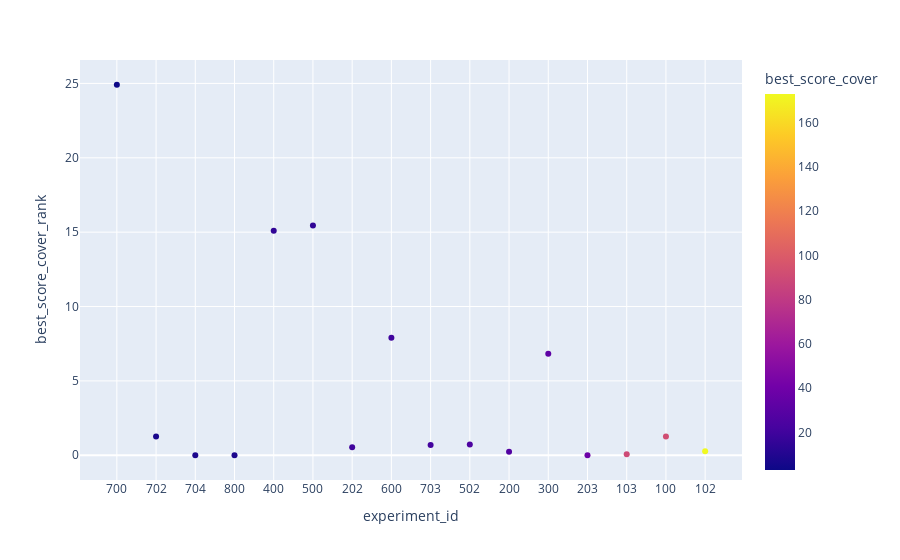

Source (notebook cell):
### Code cell
fig = px.scatter(coldPlayRanks, x="experiment_id", y="best_score_cover_rank", color='best_score_cover')
fig.show()

### Figure 1 — Plotly figure (JSON) as saved in the notebook; plotly's stock layout.template omitted (floating-point values rounded to 4 significant figures)
{"data": [{"hovertemplate": "experiment_id=%{x}<br>best_score_cover_rank=%{y}<br>best_score_cover=%{marker.color}<extra></extra>", "legendgroup": "", "marker": {"color": [3, 7, 8, 8, 15, 15, 20, 20, 21, 25, 27, 32, 38, 90, 92, 173], "coloraxis": "coloraxis", "symbol": "circle"}, "mode": "markers", "name": "", "orientation": "v", "showlegend": false, "type": "scatter", "x": ["700", "702", "704", "800", "400", "500", "202", "600", "703", "502", "200", "300", "203", "103", "100", "102"], "xaxis": "x", "y": [24.91, 1.27, 0.008706, 0.008706, 15.09, 15.44, 0.5452, 7.903, 0.6887, 0.7211, 0.238, 6.82, 0.0018, 0.0666, 1.258, 0.2756], "yaxis": "y"}], "layout": {"autosize": true, "coloraxis": {"colorbar": {"title": {"text": "best_score_cover"}}, "colorscale": [[0, "#0d0887"], [0.1111, "#46039f"], [0.2222, "#7201a8"], [0.3333, "#9c179e"], [0.4444, "#bd3786"], [0.5556, "#d8576b"], [0.6667, "#ed7953"], [0.7778, "#fb9f3a"], [0.8889, "#fdca26"], [1, "#f0f921"]]}, "legend": {"tracegroupgap": 0}, "margin": {"t": 60}, "xaxis": {"anchor": "y", "autorange": true, "domain": [0, 1], "range": [-0.8832, 15.88], "title": {"text": "experiment_id"}, "type": "category"}, "yaxis": {"anchor": "x", "autorange": true, "domain": [0, 1], "range": [-1.927, 26.84], "title": {"text": "best_score_cover_rank"}, "type": "linear"}}}
